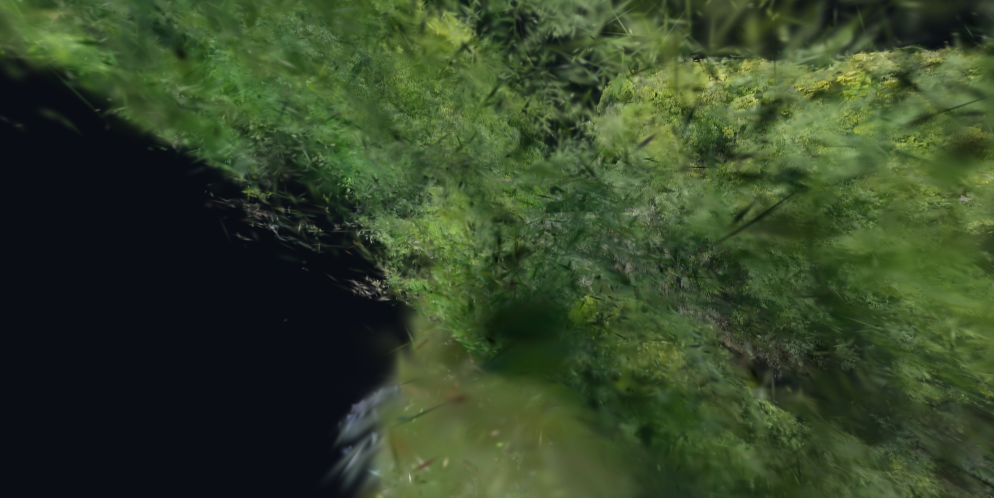
#> input picture 贵州葛镜桥/tools/closeup_1_splat.png, 994 x 498 px
$ python analyze_shot.py closeup_1_splat.png
#> lines starting #> are read from the running program, lines starting #| are printed output that depends on the picture
# -*- coding: utf-8 -*-
"""
analyze_shot.py — 分析三维查看器截图，客观判断画面里到底有没有内容

只看画面中央区域（避开四周的 UI 面板），统计与清屏色不同的像素占比。
占比接近 0% 说明模型没有渲染出来；有明显占比说明渲染成功。

用法:
    python analyze_shot.py <screenshot.png>
"""
import sys

from PIL import Image

CLEAR_COLOR = (10, 13, 19)      # 与 CONFIG.renderer.clearColor 保持一致
TOLERANCE = 8


def is_background(c):
    return all(abs(c[i] - CLEAR_COLOR[i]) <= TOLERANCE for i in range(3))


def main():
    path = sys.argv[1]
    im = Image.open(path).convert("RGB")
#> im is the input picture: PIL image 994x498 RGB; mean R, G, B 53.5, 69.6, 40.8
    w, h = im.size
#> w = 994; h = 498

    # 中央 56% 区域：四周留给 HUD / 性能面板 / 工具栏
    crop = im.crop((int(w * 0.22), int(h * 0.22), int(w * 0.78), int(h * 0.78)))
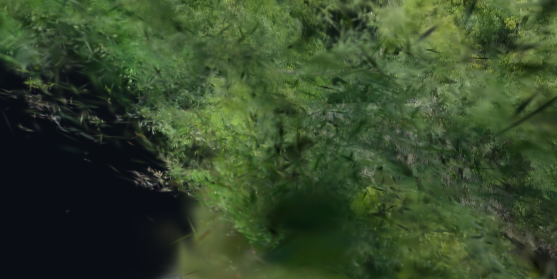
#> crop: PIL image 557x279 RGB; mean R, G, B 55.2, 73.3, 43
    pixels = list(crop.getdata())
#> pixels = 155403 items
    total = len(pixels)
#> total = 155403

    content = [c for c in pixels if not is_background(c)]
#> content = 129629 items
    ratio = 100.0 * len(content) / total if total else 0.0
#> ratio = 83.41

    verdict = "有内容" if ratio > 0.5 else ("极少" if ratio > 0.05 else "空白")
#> verdict = '有内容'

    print("  中央区域 %d px | 非背景 %d (%.2f%%) | 颜色种类 %d | %s"
          % (total, len(content), ratio, len(set(pixels)), verdict), end="")
#|   中央区域 155403 px | 非背景 129629 (83.41%) | 颜色种类 56213 | 有内容

    if content:
        brightest = max(content, key=lambda c: sum(c))
#> brightest = (167, 188, 144)
        avg = tuple(sum(c[i] for c in content) // len(content) for i in range(3))
#> avg = (64, 85, 47)
        print(" | 最亮 RGB%s 均值 RGB%s" % (brightest, avg))
#|  | 最亮 RGB(167, 188, 144) 均值 RGB(64, 85, 47)
    else:
        print()


if __name__ == "__main__":
    main()

$ run again, on 贵州葛镜桥/tools/e2e_1_splat_mode.png
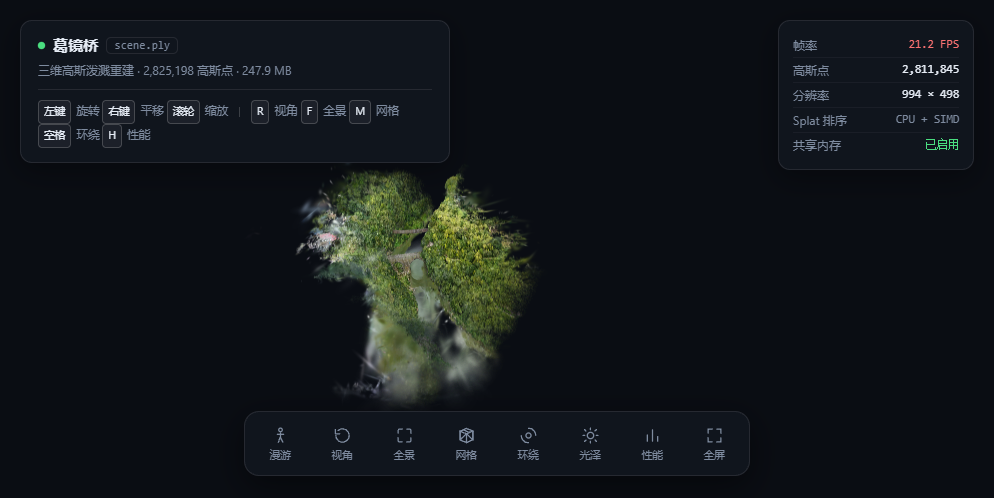
#> input picture 贵州葛镜桥/tools/e2e_1_splat_mode.png, 994 x 498 px
#> in main, im is the input picture: PIL image 994x498 RGB; mean R, G, B 18.1, 22.3, 26.2
#> in main, `crop = im.crop((int(w * 0.22), int(h * 0.22), int(w * 0.78), int(h * 0..`:
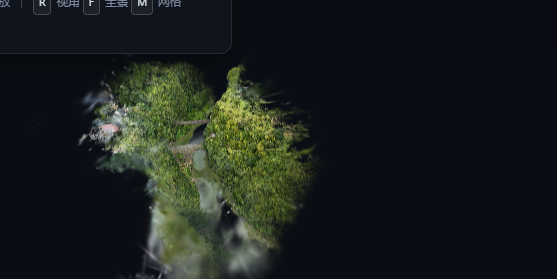
#> crop: PIL image 557x279 RGB; mean R, G, B 26.1, 31.2, 29.2
#> pixels = 155403 items
#> total = 155403
#> content = 47869 items
#> ratio = 30.8
#> verdict = '有内容'
#|   中央区域 155403 px | 非背景 47869 (30.80%) | 颜色种类 29387 | 有内容
#> brightest = (230, 236, 245)
#> avg = (62, 72, 52)
#|  | 最亮 RGB(230, 236, 245) 均值 RGB(62, 72, 52)
